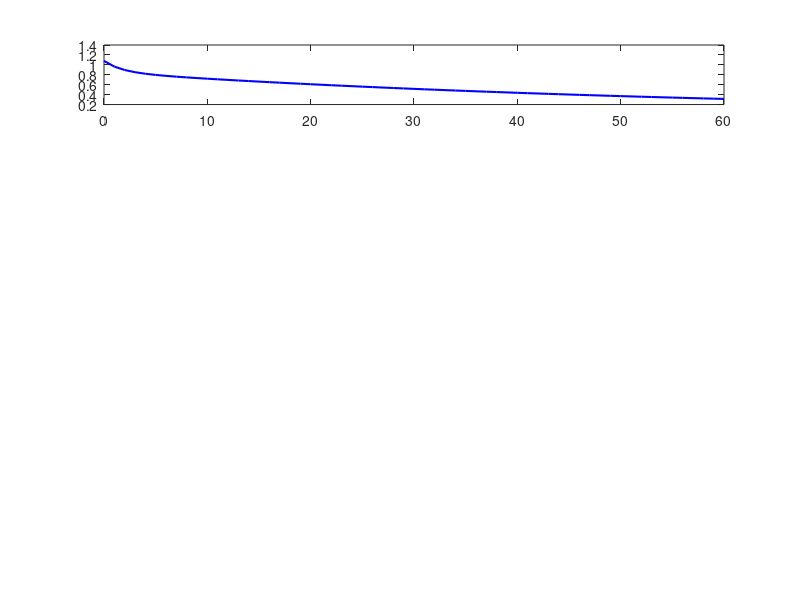

MATLAB code to generate this figure: (Note: this script raises an error after producing the figure.)
% Parameters
T = 60;                   % Total simulation time (in minutes)
k0 = 0.0165;              % Insulin-independent fractional removal rate
a1 = 0.394;                   % a1 - a6 parameters
a2 = 0.142;                 
a3 = 0.251;
a4 = 0.394;
a5 = (3.15*10^-8)*(7.5*10^-6);
a6 = 2.8*10^3*(7.5*10^-6);

% Equilibrium point (upright)
x_bar1 = 0.95;
x_bar3 = 0.3;
x_bar2 = (a2*x_bar3)/a1;
x_bar4 = (a5*x_bar3)/a6;

x_bar = [x_bar1;
         x_bar2;
         x_bar3;
         x_bar4]; 

u_bar = [x_bar1*(k0+x_bar2);
         (a3 + a2*a3*a4 + a5)*(x_bar3)];

y_bar = x_bar1; 

% Define your matrix A here
A = [1-(k0+x_bar2), -(x_bar1), 0, 0; 
     0, 1-a1, a2, 0; 
     0, a4, 1-a3, a6; 
     0, 0, a5, 1-a6];

% Calculate and print the eigenvalues
eigenvalues = eig(A);
disp('Eigenvalues of the matrix A:');
disp(eigenvalues);

% Initial states
x1 = zeros(1, T+1);      % Inventory
x2 = zeros(1, T+1);      % Degradation
x3 = zeros(1, T+1);
x4 = zeros(1,T+1);
u1 = zeros(1, T);        % Control input
u2 = zeros(1, T);
x1(1) = 1.08;            % Initial inventory
x2(1) = ((0.0165 + (a2/a1)*(0.25))/1.0)-0.0165;               % Initial degradation
x3(1) = 0;
x4(1) = 0;

% Linearized system matrices at ()
B = [1, 0; 
     0, 0;
     0, 1;
     0, 0]; 
C = [1, 0, 0, 0]; 
D = [0, 0];

% Controllability Check
n = size(A, 1);
Ctrl = B;
for i = 1:n-1
    Ctrl = [Ctrl A^i*B];
end
Ctrl_rank = rank(Ctrl);
disp('Controllability Matrix:');
disp(Ctrl);
disp('Controllability Matrix Rank:');
disp(Ctrl_rank);

% Controller and observer gains
P_test = [0.9, 0.7, 0.5, 0.4];
K = place(A, B, P_test); 
L = place(A', C', [0.02, 0.025, 0.03, 0.035])'; 

% Observer initial condition (estimate of incremental state)
xhat = zeros(4, T+1);  

% Simulation loop
for t = 1:T
    % Current state
    x_t = [x1(t); x2(t); x3(t); x4(t)];       

    % Output of nonlinear system
    y_t = [x1(t)];          

    % Compute incremental signals
    y_tilde = y_t - y_bar; 
    u1_tilde = u1(t) - u_bar(1);
    u2_tilde = u2(t) - u_bar(2);

    % Control input at time t (uses current observer state)
    u_tilde = -K * xhat(:, t); 
    u1(t) = u_bar(1) + u1_tilde;
    u2(t) = u_bar(2) + u2_tilde;

    % Observer update
    xhat(:, t+1) = A * xhat(:, t) + B * u_tilde + L * (y_tilde - C * xhat(:, t) - D * u_tilde);       

    % Nonlinear system dynamics       
    x1(t+1) = x1(t) - (k0+x2(t))*x1(t) + u1(t);           % Glucose Concentration
    x2(t+1) = x2(t) - a1*x2(t) + a3*x3(t);                  % k(t)
    x3(t+1) = x3(t) - a3*x3(t) + a4*x4(t) + a6*x4(t) + u2(t); % i(t)
    x4(t+1) = x4(t) - a6*x4(t) +a5*x3(t);                   % i3(t)
end   

% Plotting
time = 0:T; 
figure; 

subplot(5, 1, 1);  
plot(time, x1, 'b', 'LineWidth', 1.5); hold on; 
yline(x_bar(1), '--k', 'LineWidth', 2);  
ylabel('$x_1(t)$', 'Interpreter', 'latex', 'FontSize', 20); 

subplot(5, 1, 2);  
plot(time, x2, 'b', 'LineWidth', 1.5); hold on; 
yline(x_bar(2), '--k', 'LineWidth', 2);  
ylabel('$x_2(t)$', 'Interpreter', 'latex', 'FontSize', 20); 

subplot(5, 1, 3);  
plot(time, x3, 'b', 'LineWidth', 1.5); hold on; 
yline(x_bar(3), '--k', 'LineWidth', 2);  
ylabel('$x_3(t)$', 'Interpreter', 'latex', 'FontSize', 20); 

subplot(5, 1, 4);  
plot(time, x4, 'b', 'LineWidth', 1.5); hold on; 
yline(x_bar(4), '--k', 'LineWidth', 2);  
ylabel('$x_4(t)$', 'Interpreter', 'latex', 'FontSize', 20); 
ylim([-0.06 0.06]); 

subplot(5, 1, 5);  
time_u = 0:T-1;  % match u1
plot(time_u, u1, 'r', 'LineWidth', 1.5); hold on; 
yline(u_bar(1), '--k', 'LineWidth', 2); 
ylabel('$u_1(t)$', 'Interpreter', 'latex', 'FontSize', 20); 
xlabel('Time step', 'FontSize', 13);
plot(time_u, u2, 'b', 'LineWidth', 1.5);
yline(u_bar(2), '--k', 'LineWidth', 2);

sgtitle('Linear Observer-Based Control for Nonlinear System. Solid blue: states. Black dashed: equilibrium.', 'FontSize', 15);